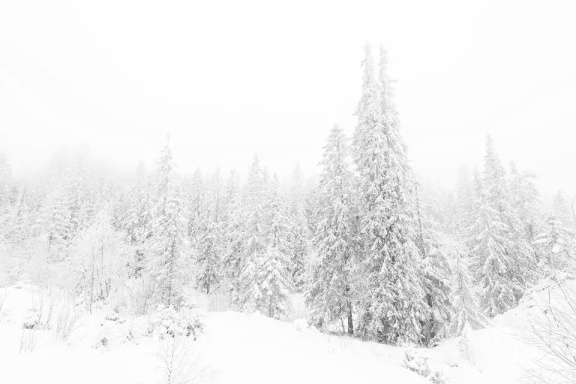
#> input picture 1lab/images/snowforest_small_gray.jpg, 576 x 384 px, found by its file name
$ python hyperbolic_transform.py
#> lines starting #> are read from the running program, lines starting #| are printed output that depends on the picture
import cv2 as cv
import numpy as np
from matplotlib import pyplot as plt

src_path = "C:/denFiles/git/technical-vision/1lab/images/"
# reading an image
img = cv.imread(src_path + "snowforest_small_gray.jpg", cv.IMREAD_GRAYSCALE)
#> img is the input picture: shape (384, 576); min 83, max 255, mean 238.3

# make a cumulative hist of the initial image
hist_range = [0, 256]
hist_size = 256
hist = cv.calcHist([img], [0], None, [hist_size], hist_range)
#> hist = 256 values, max 39078 at index 253, min 0 at index 0, mean 864
cumul_hist = np.cumsum(hist) / img.size
#> cumul_hist = 256 values from 0 to 1

# get the transformed image
alpha = np.min(img) / 255
#> alpha = 0.325
new_img = alpha ** cumul_hist[img]
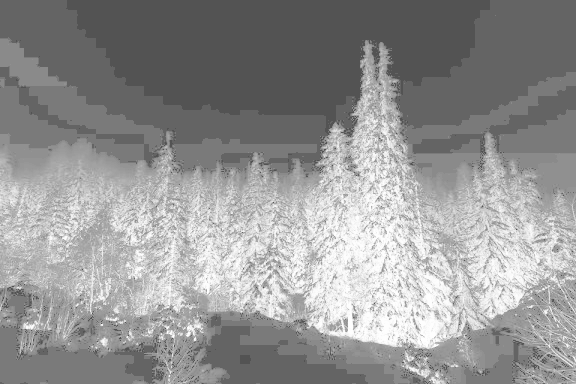
#> new_img: shape (384, 576) float64; min 0.325, max 1, mean 0.582
new_img = np.clip(new_img * 255, 0, 255).astype(np.uint8)
new_hist = cv.calcHist([new_img], [0], None, [hist_size], hist_range)
#> new_hist = 256 values, max 39078 at index 100, min 0 at index 0, mean 864
new_cumul_hist = np.cumsum(new_hist) / new_img.size
#> new_cumul_hist = 256 values from 0 to 1

plt.rcParams["figure.figsize"] = (16,8)
figure, axis = plt.subplots(1, 2)
axis[0].plot(cumul_hist, 'b', label="Initial")
axis[0].plot(new_cumul_hist, 'r', label="Hyperbolic transformation")
axis[1].plot(hist, 'b')
axis[1].plot(new_hist, 'r')
figure.legend(loc="upper right")
plt.show()
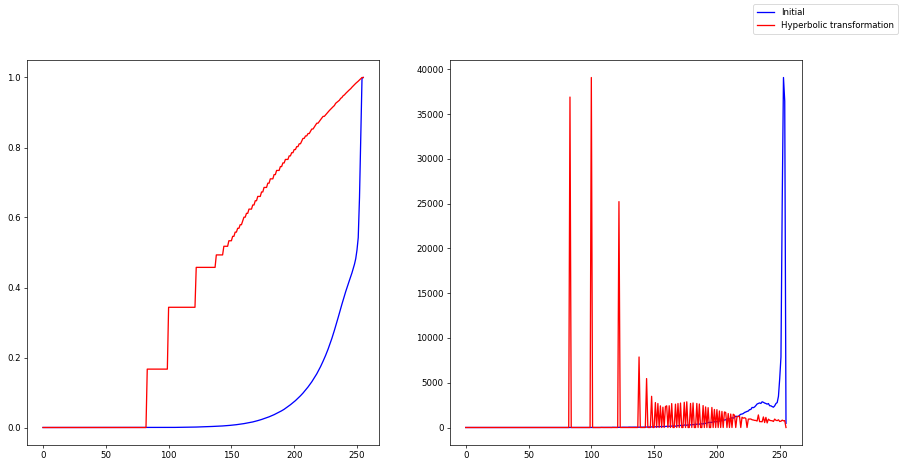
#> figure drawn by matplotlib, 2 panels; panel 1: curve peaks at x = 255, y = 1; panel 1: curve peaks at x = 254, y = 1; panel 2: curve peaks at x = 253, y = 39078; panel 2: curve peaks at x = 100, y = 39078

imgs = np.concatenate((img, new_img), axis=1)
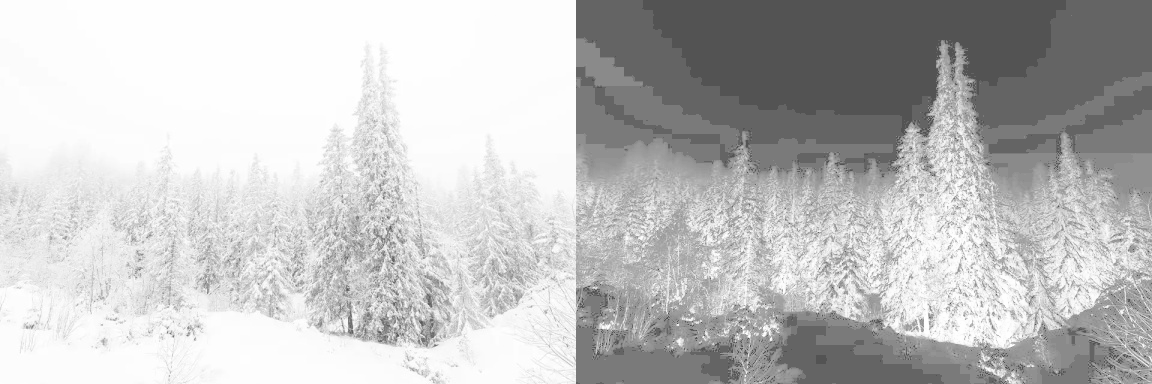
#> imgs: shape (384, 1152); min 83, max 255, mean 193.3
cv.imwrite(src_path + "hyperbolic_transform.jpg", imgs)
cv.imshow("Hyperbolic transformation", imgs)
cv.waitKey(0)
cv.destroyAllWindows()
